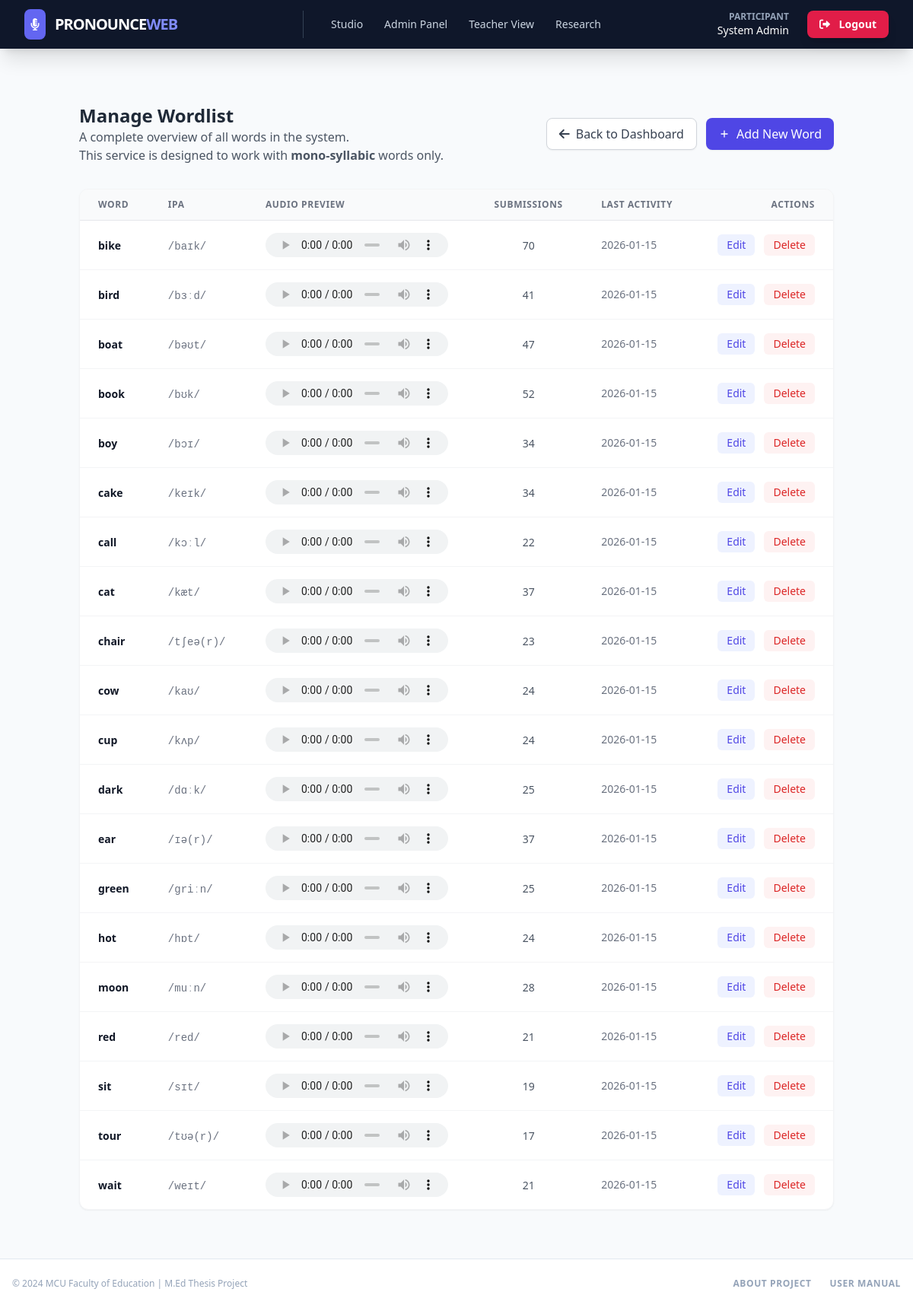
Screenshot of /dashboard/admin/words (signed in) with the database file from the repository.
### models.py (models this page shows, shortened)
class User(UserMixin, db.Model):
    __tablename__ = "users"
    id = db.Column(db.Integer, primary_key=True)
    username = db.Column(db.String(64), unique=True, index=True, nullable=False)
    password_hash = db.Column(db.String(256), nullable=False)
    first_name = db.Column(db.String(64), nullable=False)
    last_name = db.Column(db.String(64), nullable=False)
    student_id = db.Column(db.String(20), unique=True, nullable=True, index=True)
    role = db.Column(db.String(20), default="student", nullable=False)
    consented_at = db.Column(db.DateTime, nullable=True)
    created_at = db.Column(db.DateTime, default=lambda: datetime.now(timezone.utc))
    submissions = db.relationship("Submission", backref="user", lazy="dynamic")

class Word(db.Model):
    __tablename__ = "words"
    id = db.Column(db.Integer, primary_key=True)
    text = db.Column(db.String(64), unique=True, nullable=False)  # e.g., 'moon'
    sequence_order = db.Column(db.Integer, nullable=False)  # 1 to 20
    ipa = db.Column(db.String(64), nullable=True)  # e.g., /muːn/
    vowels = db.Column(db.String(64), nullable=True)  # e.g., uː
    stressed_vowel = db.Column(db.String(10), nullable=True)  # e.g., uː
    audio_path = db.Column(db.String(256), nullable=True)  # Path to MP3
    submissions = db.relationship("Submission", backref="target_word", lazy="dynamic")

### dashboard_routes.py (the view)
@dashboards.route("/admin/words")
@login_required
def manage_all_words():
    if current_user.role != "admin":
        flash("Access denied.", "danger")
        return redirect(url_for("index"))
    words = Word.query.order_by(Word.text).all()
    word_stats = []
    for word in words:
        submission_count = word.submissions.count()
        last_submission = word.submissions.order_by(Submission.timestamp.desc()).first()
        word_stats.append(
            {
                "word": word,
                "submission_count": submission_count,
                "last_submission_str": (
                    last_submission.timestamp.strftime("%Y-%m-%d")
                    if last_submission
                    else "Never"
                ),
            }
        )
    return render_template("dashboards/manage_all_words.html", word_stats=word_stats)

### flask_app.py (called while the page is built, shortened)
@login_manager.user_loader
def load_user(user_id: str) -> User | None:
    return User.query.get(int(user_id))

@app.before_request
def check_for_maintenance() -> Any:
    from flask import redirect, url_for

### models.py (called while the page is built)
    @staticmethod
    def get(key: str, default: str | None = None) -> str | None:
        config = SystemConfig.query.filter_by(key=key).first()
        return config.value if config else default

    @staticmethod
    def get_bool(key: str, default: bool = False) -> bool:
        val = SystemConfig.get(key)
        if val is None:
            return default
        return val.lower() in ["true", "1", "t", "y", "yes"]

### templates/dashboards/manage_all_words.html (shortened to what this page needs)
{% extends "base.html" %}
{% block content %}
<div class="container mx-auto px-4 py-8">
    <div class="flex flex-col md:flex-row justify-between items-start md:items-center mb-8 gap-4">
        <div>
            <h1 class="text-2xl font-bold text-gray-800">Manage Wordlist</h1>
            <p class="text-gray-600">A complete overview of all words in the system.</p>
            <p class="text-gray-600">This service is designed to work with <strong>mono-syllabic</strong> words only.
            </p>
        </div>
        <div class="flex gap-3">
            <a href="{{ url_for('dashboards.admin_dashboard') }}"
                class="bg-white border border-gray-300 text-gray-700 px-4 py-2 rounded-lg hover:bg-gray-50 transition shadow-sm flex items-center gap-2">
                <i class="fas fa-arrow-left"></i>
                Back to Dashboard
            </a>
            <a href="{{ url_for('dashboards.add_word', next=url_for('dashboards.manage_all_words')) }}"
                class="bg-indigo-600 text-white px-4 py-2 rounded-lg hover:bg-indigo-700 transition shadow-sm flex items-center gap-2">
                <svg class="w-4 h-4" fill="none" stroke="currentColor" viewBox="0 0 24 24">
                    <path stroke-linecap="round" stroke-linejoin="round" stroke-width="2"
                        d="M12 6v6m0 0v6m0-6h6m-6 0H6"></path>
                </svg>
                Add New Word
            </a>
        </div>
    </div>
    <div class="bg-white rounded-xl shadow-sm border border-gray-100 overflow-hidden">
        <div class="overflow-x-auto">
            <table class="w-full text-left border-collapse">
                <thead class="bg-gray-50 border-b border-gray-200">
                    <tr>
                        <th class="px-6 py-3 text-xs font-semibold text-gray-500 uppercase tracking-wider">Word</th>
                        <th class="px-6 py-3 text-xs font-semibold text-gray-500 uppercase tracking-wider">IPA</th>
                        <th class="px-6 py-3 text-xs font-semibold text-gray-500 uppercase tracking-wider">Audio Preview
                        </th>
                        <th class="px-6 py-3 text-xs font-semibold text-gray-500 uppercase tracking-wider text-center">
                            Submissions</th>
                        <th class="px-6 py-3 text-xs font-semibold text-gray-500 uppercase tracking-wider">Last Activity
                        </th>
                        <th class="px-6 py-3 text-xs font-semibold text-gray-500 uppercase tracking-wider text-right">
                            Actions</th>
                    </tr>
                </thead>
                <tbody class="divide-y divide-gray-100">
                    {% for word_stat in word_stats %}
                    <tr class="hover:bg-gray-50 transition-colors">
                        <td class="px-6 py-4 whitespace-nowrap">
                            <span class="text-sm font-bold text-gray-900">{{ word_stat.word.text }}</span>
                        </td>
                        <td class="px-6 py-4 whitespace-nowrap">
                            <span class="text-sm text-gray-500 font-mono">{{ word_stat.word.ipa }}</span>
                        </td>
                        <td class="px-6 py-4 whitespace-nowrap">
                            {% if word_stat.word.audio_path %}
                            <audio controls class="h-8 w-60"
                                src="{{ url_for('static', filename=word_stat.word.audio_path) }}"></audio>
                            {% else %}
                            <span class="text-xs text-gray-400">No audio</span>
                            {% endif %}
                        </td>
                        <td class="px-6 py-4 whitespace-nowrap text-center">
                            <span class="text-sm text-gray-600">{{ word_stat.submission_count }}</span>
                        </td>
                        <td class="px-6 py-4 whitespace-nowrap text-sm text-gray-500">
                            {{ word_stat.last_submission_str }}
                        </td>
                        <td class="px-6 py-4 whitespace-nowrap text-right text-sm font-medium">
                            <div class="flex justify-end gap-3">
                                <a href="{{ url_for('dashboards.edit_word', word_id=word_stat.word.id, next=url_for('dashboards.manage_all_words')) }}"
                                    class="px-3 py-1 rounded-md transition bg-indigo-50 text-indigo-600 hover:bg-indigo-100 hover:text-indigo-900">Edit</a>
                                {% set delete_url = url_for('dashboards.delete_word', word_id=word_stat.word.id, next=url_for('dashboards.manage_all_words')) %}
                                <button
                                    onclick="openWordDeleteModal('{{ word_stat.word.id }}', '{{ word_stat.word.text }}', '{{ delete_url }}')"
                                    class="px-3 py-1 rounded-md transition bg-red-50 text-red-600 hover:bg-red-100 hover:text-red-900">
                                    Delete
                                </button>
                            </div>
                        </td>
                    </tr>
                    {% endfor %}
                </tbody>
            </table>
        </div>
    </div>
</div>
{% endblock %}

### templates/base.html (shortened to what this page needs)
<!DOCTYPE html>
<html lang="en">
<head>
    <script src="https://cdn.tailwindcss.com"></script>
    <link href="https://cdnjs.cloudflare.com/ajax/libs/font-awesome/6.0.0/css/all.min.css" rel="stylesheet">
    <link rel="stylesheet" href="{{ url_for('static', filename='css/styles.css') }}">
</head>
<body class="bg-slate-50 font-sans text-slate-900 flex flex-col min-h-screen">
    <nav class="bg-slate-900 text-white shadow-xl sticky top-0 z-50">
        <div class="max-w-7xl mx-auto px-4 sm:px-6 lg:px-8">
            <div class="flex items-center justify-between h-16">
                <div class="flex items-center">
                    <a href="{{ url_for('index') }}" class="flex items-center space-x-2 md:space-x-3 group">
                        <div class="bg-indigo-500 p-1.5 md:p-2 rounded-lg group-hover:bg-indigo-400 transition">
                            <i class="fas fa-microphone-lines text-white"></i>
                        </div>
                        <span class="font-black text-lg md:text-xl tracking-tighter uppercase">Pronounce<span
                                class="text-indigo-400">Web</span></span>
                    </a>
                </div>
                {% if current_user.role == 'admin' %}
                <div class="hidden md:flex items-center space-x-1 ml-6 border-l border-slate-700 pl-6">
                    <a href="{{ url_for('index') }}"
                        class="px-3 py-2 rounded-md text-sm font-medium text-slate-300 hover:text-white hover:bg-slate-800 transition">Studio</a>
                    <a href="{{ url_for('dashboards.admin_dashboard') }}"
                        class="px-3 py-2 rounded-md text-sm font-medium text-slate-300 hover:text-white hover:bg-slate-800 transition">Admin
                        Panel</a>
                    <a href="{{ url_for('dashboards.teacher_dashboard') }}"
                        class="px-3 py-2 rounded-md text-sm font-medium text-slate-300 hover:text-white hover:bg-slate-800 transition">Teacher
                        View</a>
                    <a href="{{ url_for('dashboards.research_dashboard') }}"
                        class="px-3 py-2 rounded-md text-sm font-medium text-slate-300 hover:text-white hover:bg-slate-800 transition">Research</a>
                </div>
                {% endif %}
                <div class="flex items-center space-x-2 md:space-x-6">
                    {% if current_user.is_authenticated %}
                    <div class="hidden md:flex flex-col items-end">
                        <span class="text-xs font-bold text-slate-400 uppercase">Participant</span>
                        <span class="text-sm font-medium">{{ current_user.first_name }} {{ current_user.last_name
                            }}</span>
                    </div>
                    <a href="{{ url_for('auth.logout') }}"
                        class="bg-rose-600 hover:bg-rose-700 text-white px-4 py-2 rounded-lg text-sm font-bold transition shadow-lg">
                        <i class="fas fa-sign-out-alt mr-2"></i> Logout
                    </a>
                    {% else %}
                    <a href="{{ url_for('auth.login') }}"
                        class="text-slate-300 hover:text-white font-bold text-sm">Login</a>
                    <a href="{{ url_for('auth.register') }}"
                        class="bg-indigo-600 hover:bg-indigo-700 px-3 py-1.5 md:px-4 md:py-2 rounded-lg text-sm font-bold transition">Register</a>
                    {% endif %}
                </div>
            </div>
        </div>
    </nav>
    <main class="flex-grow">
        <div class="max-w-7xl mx-auto pt-10 pb-8 px-4 sm:px-6 lg:px-8">
            {% block content %}{% endblock %}
        </div>
    </main>
    <footer class="bg-white border-t border-slate-200 py-6 mt-auto">
        <div class="max-w-7xl mx-auto px-4 flex flex-col md:flex-row justify-between items-center gap-4">
            <p class="text-slate-400 text-xs font-medium">
                &copy; 2024 MCU Faculty of Education | M.Ed Thesis Project
            </p>
            <div class="flex items-center gap-6">
                <a href="{{ url_for('about') }}"
                    class="text-slate-400 hover:text-indigo-600 text-xs font-bold uppercase tracking-wider transition">About
                    Project</a>
                <a href="{{ url_for('manual') }}"
                    class="text-slate-400 hover:text-indigo-600 text-xs font-bold uppercase tracking-wider transition">User
                    Manual</a>
            </div>
        </div>
    </footer>
</body>
</html>

### static/css/styles.css (style rules this page uses)
html { -ms-text-size-adjust: 100%; -webkit-text-size-adjust: 100%; touch-action: pan-x pan-y; height: 100%; font-size: 16px; }
*, *::before, *::after { box-sizing: border-box; }
body { overscroll-behavior: none; -webkit-font-smoothing: antialiased; -moz-osx-font-smoothing: grayscale; line-height: 1.5; letter-spacing: normal; text-rendering: optimizeLegibility; font-family: ui-sans-serif, system-ui, -apple-system, BlinkMacSystemFont, "Segoe UI", Roboto, "Helvetica Neue", Arial, sans-serif; }

### rows the page displays
User: first_name "System", last_name "Admin"
Word: word.text "bike", word.ipa "/baɪk/"
Word: word.text "bird", word.ipa "/bɜːd/"
Word: word.text "boat", word.ipa "/bəʊt/"
Word: word.text "book", word.ipa "/bʊk/"
Word: word.text "boy", word.ipa "/bɔɪ/"
Word: word.text "cake", word.ipa "/keɪk/"
Word: word.text "call", word.ipa "/kɔːl/"
Word: word.text "cat", word.ipa "/kæt/"
Word: word.text "chair", word.ipa "/tʃeə(r)/"
Word: word.text "cow", word.ipa "/kaʊ/"
Word: word.text "cup", word.ipa "/kʌp/"
Word: word.text "dark", word.ipa "/dɑːk/"
Word: word.text "ear", word.ipa "/ɪə(r)/"
Word: word.text "green", word.ipa "/ɡriːn/"
Word: word.text "hot", word.ipa "/hɒt/"
Word: word.text "moon", word.ipa "/muːn/"
Word: word.text "red", word.ipa "/red/"
Word: word.text "sit", word.ipa "/sɪt/"
Word: word.text "tour", word.ipa "/tʊə(r)/"
Word: word.text "wait", word.ipa "/weɪt/"

### other values shown
{{ word_stat.submission_count }} "70" "41" "47" "52" "34" "34" "22" "37" "23" "24" "24" "25" "37" "25" "24" "28" "21" "19" "17" "21"
{{ word_stat.last_submission_str }} "2026-01-15" "2026-01-15" "2026-01-15" "2026-01-15" "2026-01-15" "2026-01-15" "2026-01-15" "2026-01-15" "2026-01-15" "2026-01-15" "2026-01-15" "2026-01-15" "2026-01-15" "2026-01-15" "2026-01-15" "2026-01-15" "2026-01-15" "2026-01-15" "2026-01-15" "2026-01-15"
